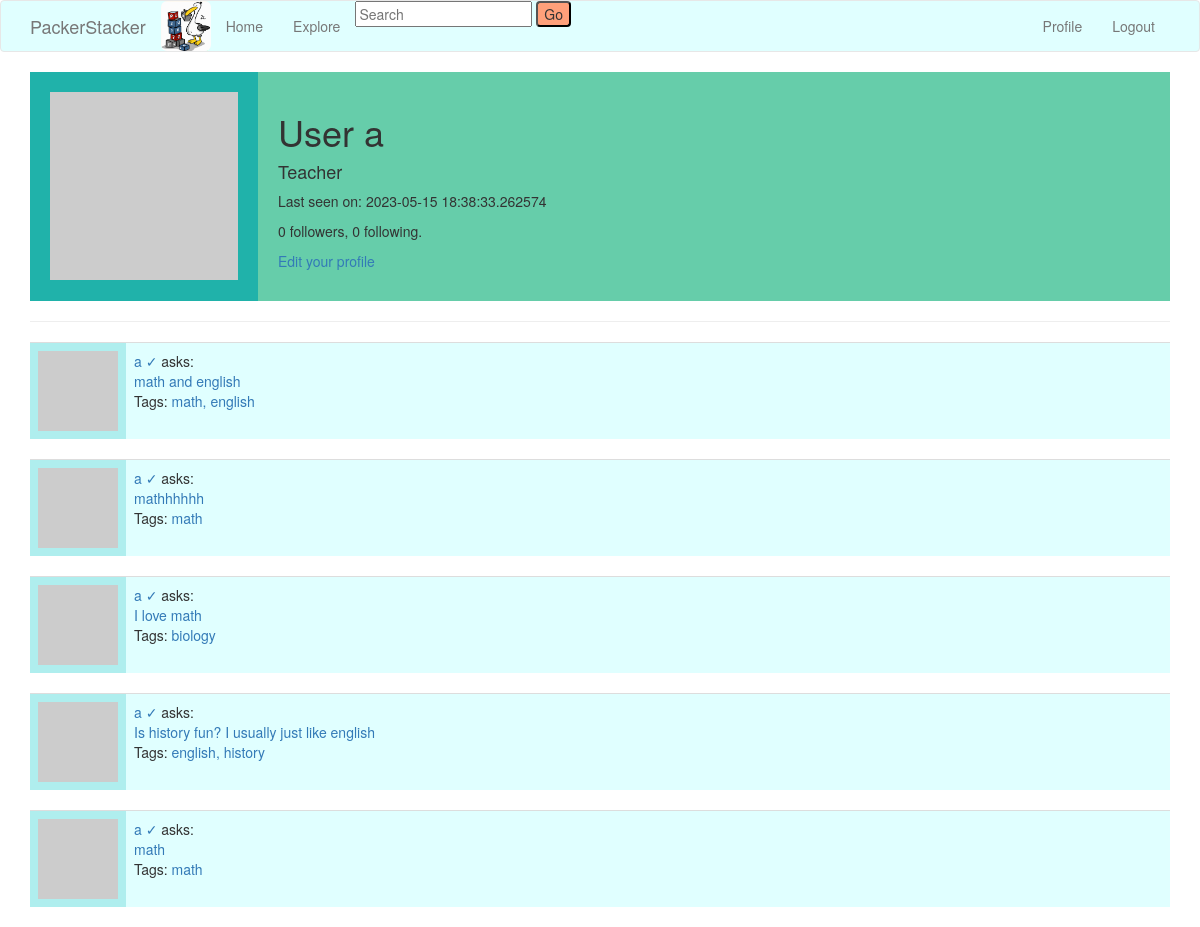
The app's page /user/a (signed in), older data.
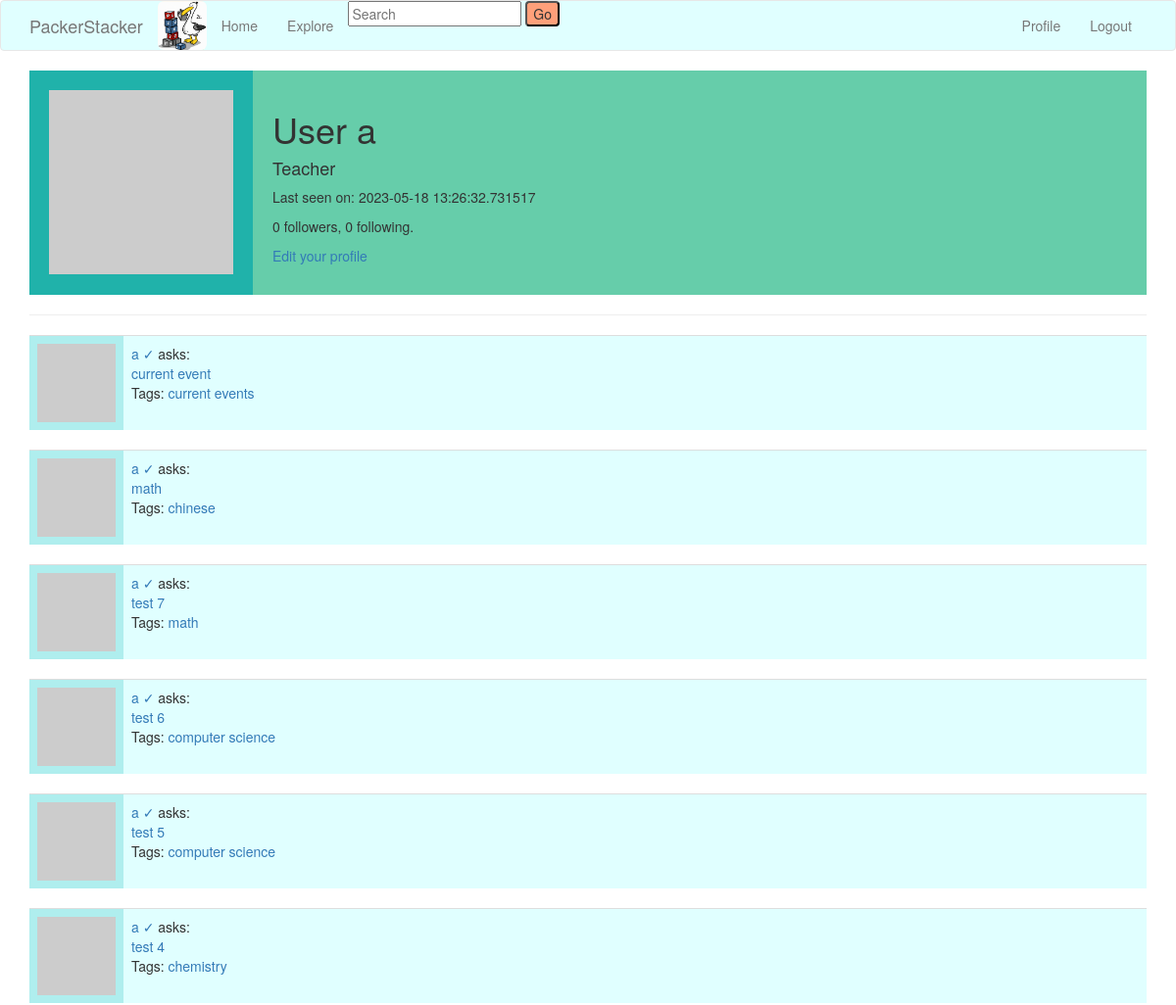
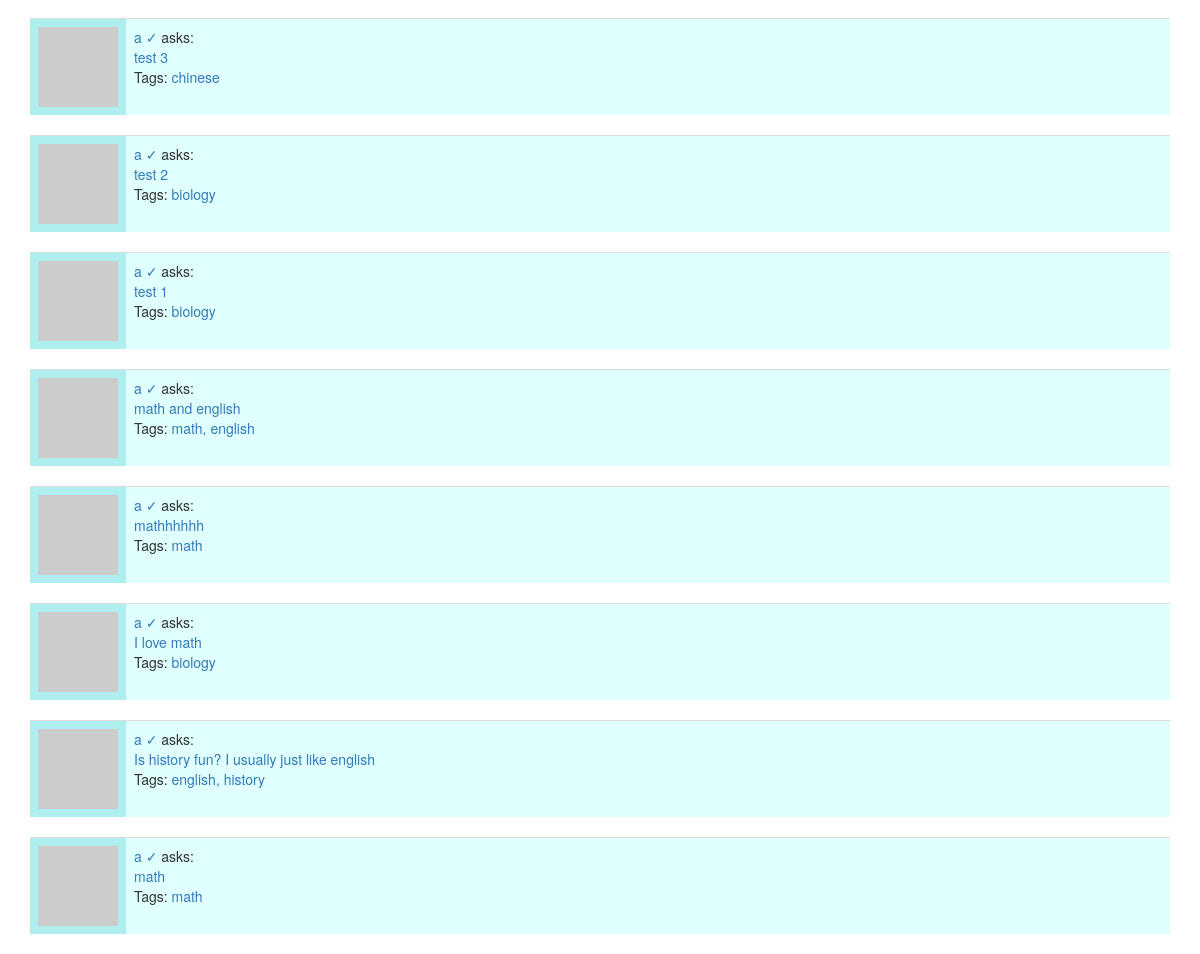
The same page, newer data (2 pictures, top to bottom).
### app/models.py (models this page shows, shortened)
class User(UserMixin, db.Model):
    id = db.Column(db.Integer, primary_key=True)
    username = db.Column(db.String(64), index=True, unique=True)
    email = db.Column(db.String(120), index=True, unique=True)
    password_hash = db.Column(db.String(128))
    questions = db.relationship('Question', backref='author', lazy='dynamic')
    replies = db.relationship('Reply', backref='author', lazy='dynamic')
    about_me = db.Column(db.String(140))
    last_seen = db.Column(db.DateTime, default=datetime.utcnow)
    type = db.Column(db.Boolean())
    def avatar(self, size):
        digest = md5(self.email.lower().encode('utf-8')).hexdigest()
        return 'https://www.gravatar.com/avatar/{}?d=identicon&s={}'.format(digest, size)
    followed = db.relationship(
        'User', secondary=followers,
        primaryjoin=(followers.c.follower_id == id),
        secondaryjoin=(followers.c.followed_id == id),
        backref=db.backref('followers', lazy='dynamic'), lazy='dynamic')

class Question(db.Model):
    id = db.Column(db.Integer, primary_key=True)
    body = db.Column(db.String(1000))
    timestamp = db.Column(db.DateTime, index=True, default=datetime.utcnow)
    user_id = db.Column(db.Integer, db.ForeignKey('user.id'))
    replies = db.relationship('Reply', backref='op', lazy='dynamic')

class Tag(db.Model):
    id = db.Column(db.Integer, primary_key=True)
    name = db.Column(db.String(30), unique=True)
    questions = db.relationship('Question', secondary='question_tag', backref='tags')

### app/routes.py (the view)
@app.route('/user/<username>')
@login_required
def user(username):
    user = User.query.filter_by(username=username).first_or_404()
    page = request.args.get('page', 1, type=int)
    questions = user.questions.order_by(Question.timestamp.desc()).paginate(
        page=page, per_page=app.config['QUESTIONS_PER_PAGE'], error_out=False)
    next_url = url_for('user', username=user.username, page=questions.next_num) \
        if questions.has_next else None
    prev_url = url_for('user', username=user.username, page=questions.prev_num) \
        if questions.has_prev else None
    form = EmptyForm()
    return render_template('user.html', user=user, questions=questions.items,
                           next_url=next_url, prev_url=prev_url, form=form)

### app/forms.py
class EmptyForm(FlaskForm):
    submit = SubmitField('Submit')

### app/models.py (called while the page is built)
@login.user_loader
def load_user(id):
    return User.query.get(int(id))

### app/routes.py (called while the page is built)
@app.before_request
def before_request():
    if current_user.is_authenticated:
        current_user.last_seen = datetime.utcnow()
        db.session.commit()

### app/templates/user.html (shortened to what this page needs)
{% extends "base.html" %}
{% import 'bootstrap/wtf.html' as wtf %}
{% block app_content %}
<div class="">
    <table style="background-color:lightseagreen; width: 100%">
      <tr valign="top">
          <td style="padding:20px" style="width:10%"><img src="{{ user.avatar(128) }}" style="width:100%"></td>
          <td style="background-color:MediumAquaMarine; padding:20px; width:80%">
            <h1>User {{ user.username }}</h1>
            {%if user.type %}<h4>Teacher</h4> {% else %} <p>Student </p>{% endif %}
            {% if user.last_seen %}<p>Last seen on: {{ user.last_seen }}</p>{% endif %}
            <p>{{ user.followers.count() }} followers, {{ user.followed.count() }} following.</p>
            {% if user == current_user %}
            <p><a href="{{ url_for('edit_profile') }}">Edit your profile</a></p>
            {% endif %}
          </td>
        </tr>
    </table>
    <hr>
    {% for question in questions %}
        {% include '_question.html' %}
    {% endfor %}
  </div>
{% endblock %}

### app/templates/_question.html
<table class="table table-hover" style="background-color:PaleTurquoise">
      <tr>
          <td width="70px">
                  <img src="{{ question.author.avatar(70) }}" />
          </td>
          <td style="width:100%; background-color:lightCyan">
              <a href="{{ url_for('user', username=question.author.username) }}">
                  {{ question.author.username }} {%if question.author.type %} &#x2713 {%endif%}
              </a>
              asks:
              <br>
              <a style="text-decoration: none" href="{{ url_for('question_page', id=question.id) }}">
                {{ question.body }}
              </a>
              <br>
              <p>Tags: {% for tag in question.tags %}
                <a href="{{ url_for('tag_page', id=tag.id) }}">
                  {{ tag.name }}{% if not loop.last %}, {% endif %}{% endfor %}
                </a>
                </p>
          </td>
      </tr>
</table>

Row changes from the older to the newer data that the page shows:
changed User: last_seen "2023-05-15 18:38:33.262574" → "2023-05-18 13:26:32.731517"
added Question: author.username "a", body "current event"
now on this page (row unchanged): Tag: name "current events", shown under "a"
added Question: author.username "a", body "math"
now on this page (row unchanged): Tag: name "chinese"
added Question: author.username "a", body "test 7", Tag (name "math")
added Question: author.username "a", body "test 6"
now on this page (row unchanged): Tag: name "computer science"
added Question: author.username "a", body "test 5"
added Question: author.username "a", body "test 4"
now on this page (row unchanged): Tag: name "chemistry", shown under "a"
added Question: author.username "a", body "test 3"
added Question: author.username "a", body "test 2", Tag (name "biology")
added Question: author.username "a", body "test 1", Tag (name "biology")
